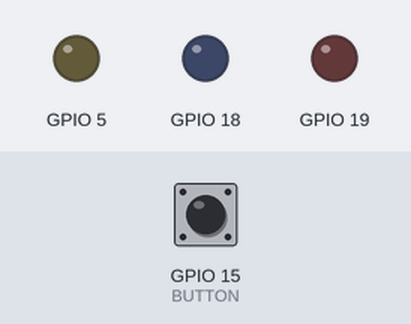
The sketch below on a simulated ESP32. On the bench: output pins drawn as LEDs (lit = HIGH). Dashed ring = blinking. The test bench sets the inputs (shaded band); at power-on: GPIO 15 (BUTTON) LOW.

Above: at 1.2 s.
1.3 s: GPIO 15 (BUTTON) pulled HIGH for 0.15 s
At 1.7 s:
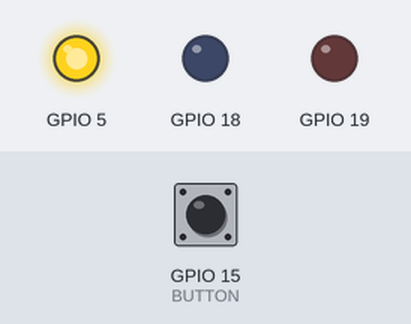
At 2.7 s:
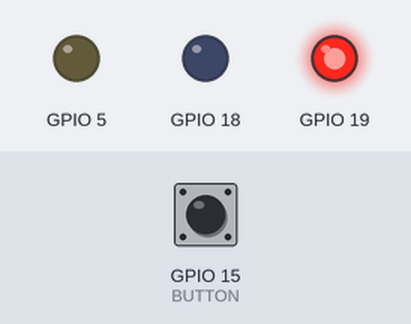
4.3 s: GPIO 15 (BUTTON) pulled HIGH for 3.2 s
At 5.2 s:
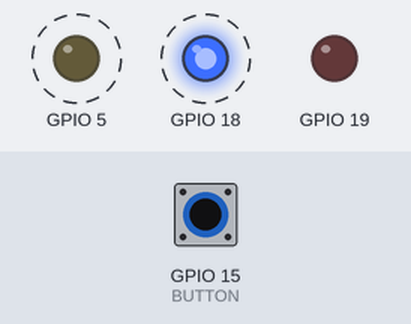
Timing chart, 0 to 10.3 s (numbered marks = the images above; inputs shaded):
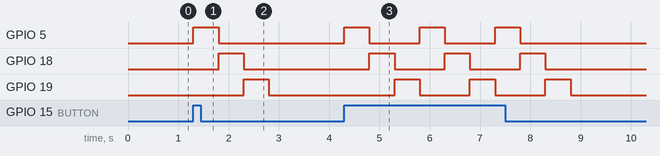

Measured:
- after the input at 1.3 s, GPIO 5: LOW → HIGH at once, → LOW 0.50 s later; GPIO 18: LOW → HIGH after 0.50 s, → LOW 0.50 s later; GPIO 19: LOW → HIGH after 1.0 s, → LOW 0.50 s later
- after the input at 4.3 s, GPIO 5: alternates HIGH for 0.50 s and LOW for 1.0 s, 6 changes in all, then stays LOW, starting at once; GPIO 18: alternates HIGH for 0.50 s and LOW for 1.0 s, 6 changes in all, then stays LOW, starting after 0.50 s; GPIO 19: alternates HIGH for 0.50 s and LOW for 1.0 s, 6 changes in all, then stays LOW, starting after 1.0 s

The sketch:

T3-3.Challenges.ino
```cpp
#include "RunningLed.h";
#include "Button.h";

int LED_YELLOW = 5;
int LED_BLUE = 18;
int LED_RED = 19;
int BUTTON = 15;

Running run(LED_YELLOW, LED_BLUE, LED_RED);
Button button(BUTTON);

void setup()
{

}

void loop(){
 if(!button.isPressed()){
    run.yellow();
    delay(500);
    run.blue();
    delay(500);
    run.red();
    delay(500);
  } else {
    run.off();
  }
}
```

Button.h
```cpp
class Button {

private:
  int _buttonPin;

public:
  Button(int buttonPin) {
    _buttonPin = buttonPin;
    pinMode(_buttonPin, INPUT);
  }

  bool isPressed() {
    return !digitalRead(_buttonPin);
  }

};
```

RunningLed.h
```cpp
class Running {

private:
  int _yellow;
  int _blue;
  int _red;

public:
  Running(int yellowLed, int blueLed, int redLed){
    _yellow = yellowLed;
    _blue = blueLed;
    _red = redLed;

    pinMode(_yellow, OUTPUT);
    pinMode(_blue, OUTPUT);
    pinMode(_red, OUTPUT);
  }

  void yellow(){
    digitalWrite(_yellow, HIGH);
    digitalWrite(_blue, LOW);
    digitalWrite(_red, LOW);
  }

  void blue(){
    digitalWrite(_yellow, LOW);
    digitalWrite(_blue, HIGH);
    digitalWrite(_red, LOW);
  }

  void red(){
    digitalWrite(_yellow, LOW);
    digitalWrite(_blue, LOW);
    digitalWrite(_red, HIGH);
  }

  void off(){
    digitalWrite(_yellow, LOW);
    digitalWrite(_blue, LOW);
    digitalWrite(_red, LOW);
  }

};
```
